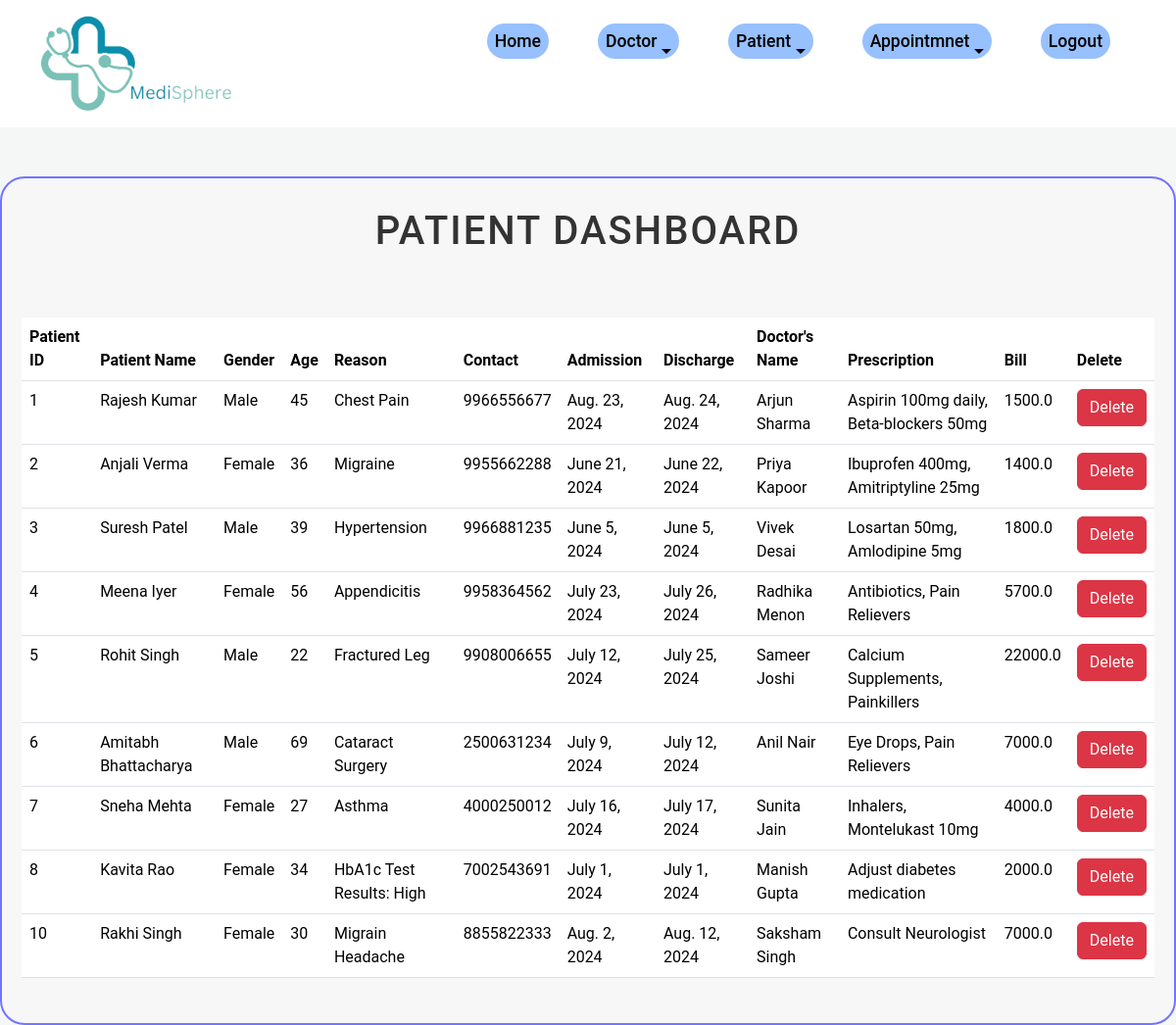
Page /view_patient/ (signed in) on the committed database.
### Hospital/models.py (models this page shows, shortened)
class Patient(models.Model):
    name = models.CharField(max_length=100)
    gender = models.CharField(max_length=12)
    age = models.IntegerField()
    reason = models.CharField(max_length=700, default="Unknown")
    mobile = models.IntegerField(null=True)
    admission = models.DateField(default=timezone.now)
    discharge = models.DateField(default=timezone.now)
    docname = models.CharField(max_length=100, default="Unknown Doctor")
    prescription = models.CharField(max_length=700, default="No prescription")
    bill = models.FloatField(default=0.0)

### Hospital/views.py (the view)
# urls.py: path("view_patient/", View_Patient, name="view_patient"),
def View_Patient(request):
        if not request.user.is_staff:
            return redirect('login')
        pat = Patient.objects.all()
        d = {'pat' :pat}
        return render(request,'view_patient.html',d)

### Hospital/templates/view_patient.html
{% extends "navigationbar.html" %}
{% load static %}
{% block body %}
<head>
    <link rel="stylesheet" href="{% static 'css/view_patient.css' %}">
</head>
<div class="container-view_patient" style="margin-top: 50px;">
    <h2 class="text-center">Patient Dashboard</h2>
<br>
<table class="table table-hover" id="example"  style="width:100%">
    <thead>
        <tr>
            <th>Patient ID</th>
            <th>Patient Name</th>
            <th>Gender</th>
            <th>Age</th>
            <th>Reason</th>
            <th>Contact</th>
            <th>Admission</th>
            <th>Discharge</th>
            <th>Doctor's Name</th>
            <th>Prescription</th>
            <th>Bill</th>
            <th>Delete</th>
        </tr>
    </thead>
    <tbody>
    {% for i in pat %}
    <tr>
        <td>{{i.id}}</td>
        <td>{{i.name}}</td>
        <td>{{i.gender}}</td>
        <td>{{i.age}}</td>
        <td>{{i.reason}}</td>
        <td>{{i.mobile}}</td>
        <td>{{i.admission}}</td>
        <td>{{i.discharge}}</td>
        <td>{{i.docname }}</td>
        <td>{{i.prescription}}</td>
        <td>{{i.bill }}</td>
        <td><a href=" {% url 'delete_patient' i.id %}" onclick="return confirm('Delete Record ? ')"   class="btn btn-danger">Delete</a></td>
    </tr>
    {% endfor %}
    </tbody>
</table>
</div>
{% endblock %}

### Hospital/static/css/style.css (style rules this page uses)
h2.text-center { margin-bottom: 40px; font-size: 2.5rem; color: #333; text-transform: uppercase; letter-spacing: 2px; }
body { font-family: 'Roboto', sans-serif; background-color: #f4f7f6; color: #333; margin: 0; padding: 0; }

### Hospital/static/css/view_patient.css (style rules this page uses)
.container-view_patient { justify-content: center; align-items: center; background-color: #f7f7f7; border-radius: 25px; border:2px solid #7274ff; padding: 30px 20px; }

### rows in the picture
Patient: id "1", name "Rajesh Kumar", gender "Male", age "45", reason "Chest Pain", mobile "9966556677", admission "Aug. 23, 2024", discharge "Aug. 24, 2024", docname "Arjun Sharma", prescription "Aspirin 100mg daily, Beta-blockers 50mg", bill "1500.0"
Patient: id "2", name "Anjali Verma", gender "Female", age "36", reason "Migraine", mobile "9955662288", admission "June 21, 2024", discharge "June 22, 2024", docname "Priya Kapoor", prescription "Ibuprofen 400mg, Amitriptyline 25mg", bill "1400.0"
Patient: id "3", name "Suresh Patel", gender "Male", age "39", reason "Hypertension", mobile "9966881235", admission "June 5, 2024", discharge "June 5, 2024", docname "Vivek Desai", prescription "Losartan 50mg, Amlodipine 5mg", bill "1800.0"
Patient: id "4", name "Meena Iyer", gender "Female", age "56", reason "Appendicitis", mobile "9958364562", admission "July 23, 2024", discharge "July 26, 2024", docname "Radhika Menon", prescription "Antibiotics, Pain Relievers", bill "5700.0"
Patient: id "5", name "Rohit Singh", gender "Male", age "22", reason "Fractured Leg", mobile "9908006655", admission "July 12, 2024", discharge "July 25, 2024", docname "Sameer Joshi", prescription "Calcium Supplements, Painkillers", bill "22000.0"
Patient: id "6", name "Amitabh Bhattacharya", gender "Male", age "69", reason "Cataract Surgery", mobile "2500631234", admission "July 9, 2024", discharge "July 12, 2024", docname "Anil Nair", prescription "Eye Drops, Pain Relievers", bill "7000.0"
Patient: id "7", name "Sneha Mehta", gender "Female", age "27", reason "Asthma", mobile "4000250012", admission "July 16, 2024", discharge "July 17, 2024", docname "Sunita Jain", prescription "Inhalers, Montelukast 10mg", bill "4000.0"
Patient: id "8", name "Kavita Rao", gender "Female", age "34", reason "HbA1c Test Results: High", mobile "7002543691", admission "July 1, 2024", discharge "July 1, 2024", docname "Manish Gupta", prescription "Adjust diabetes medication", bill "2000.0"
Patient: id "10", name "Rakhi Singh", gender "Female", age "30", reason "Migrain Headache", mobile "8855822333", admission "Aug. 2, 2024", discharge "Aug. 12, 2024", docname "Saksham Singh", prescription "Consult Neurologist", bill "7000.0"
